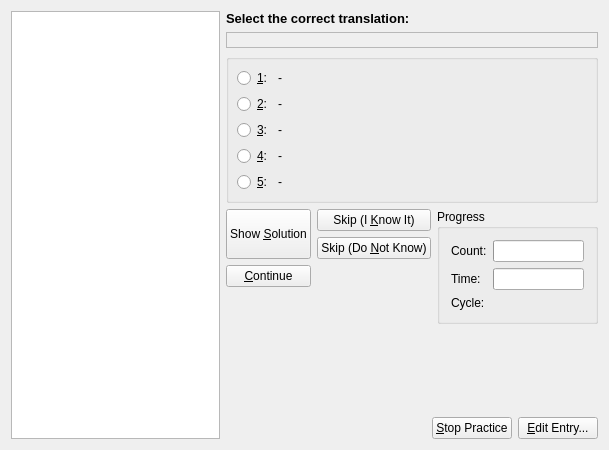
<ui version="4.0" >
 <author>Peter Hedlund &lt;peter.hedlund@kdemail.net></author>
 <class>MCQueryDlgForm</class>
 <widget class="QWidget" name="MCQueryDlgForm" >
  <property name="geometry" >
   <rect>
    <x>0</x>
    <y>0</y>
    <width>609</width>
    <height>450</height>
   </rect>
  </property>
  <layout class="QHBoxLayout" >
   <item>
    <widget class="QGraphicsView" name="imageGraphicsView" >
     <property name="minimumSize" >
      <size>
       <width>150</width>
       <height>150</height>
      </size>
     </property>
    </widget>
   </item>
   <item>
    <layout class="QVBoxLayout" >
     <item>
      <widget class="QLabel" name="TextLabel1" >
       <property name="sizePolicy" >
        <sizepolicy vsizetype="Fixed" hsizetype="Preferred" >
         <horstretch>0</horstretch>
         <verstretch>0</verstretch>
        </sizepolicy>
       </property>
       <property name="font" >
        <font>
         <family>Tahoma</family>
         <pointsize>10</pointsize>
         <weight>75</weight>
         <italic>false</italic>
         <bold>true</bold>
         <underline>false</underline>
         <strikeout>false</strikeout>
        </font>
       </property>
       <property name="text" >
        <string>Select the correct translation:</string>
       </property>
      </widget>
     </item>
     <item>
      <widget class="QLabel" name="orgField" >
       <property name="sizePolicy" >
        <sizepolicy vsizetype="Fixed" hsizetype="Expanding" >
         <horstretch>0</horstretch>
         <verstretch>0</verstretch>
        </sizepolicy>
       </property>
       <property name="frameShape" >
        <enum>QFrame::StyledPanel</enum>
       </property>
       <property name="frameShadow" >
        <enum>QFrame::Plain</enum>
       </property>
       <property name="text" >
        <string/>
       </property>
      </widget>
     </item>
     <item>
      <widget class="QGroupBox" name="transgroup" >
       <property name="sizePolicy" >
        <sizepolicy vsizetype="Fixed" hsizetype="Preferred" >
         <horstretch>0</horstretch>
         <verstretch>0</verstretch>
        </sizepolicy>
       </property>
       <property name="title" >
        <string/>
       </property>
       <layout class="QGridLayout" >
        <property name="leftMargin" >
         <number>8</number>
        </property>
        <property name="topMargin" >
         <number>8</number>
        </property>
        <property name="rightMargin" >
         <number>8</number>
        </property>
        <property name="bottomMargin" >
         <number>8</number>
        </property>
        <property name="horizontalSpacing" >
         <number>6</number>
        </property>
        <property name="verticalSpacing" >
         <number>6</number>
        </property>
        <item row="4" column="1" >
         <widget class="QLabel" name="trans5" >
          <property name="sizePolicy" >
           <sizepolicy vsizetype="Minimum" hsizetype="Expanding" >
            <horstretch>0</horstretch>
            <verstretch>0</verstretch>
           </sizepolicy>
          </property>
          <property name="text" >
           <string>-</string>
          </property>
          <property name="wordWrap" >
           <bool>true</bool>
          </property>
         </widget>
        </item>
        <item row="4" column="0" >
         <widget class="QRadioButton" name="rb_trans5" >
          <property name="text" >
           <string>&amp;5:</string>
          </property>
          <property name="shortcut" >
           <string>5</string>
          </property>
         </widget>
        </item>
        <item row="3" column="1" >
         <widget class="QLabel" name="trans4" >
          <property name="sizePolicy" >
           <sizepolicy vsizetype="Minimum" hsizetype="Expanding" >
            <horstretch>0</horstretch>
            <verstretch>0</verstretch>
           </sizepolicy>
          </property>
          <property name="text" >
           <string>-</string>
          </property>
          <property name="wordWrap" >
           <bool>true</bool>
          </property>
         </widget>
        </item>
        <item row="3" column="0" >
         <widget class="QRadioButton" name="rb_trans4" >
          <property name="text" >
           <string>&amp;4:</string>
          </property>
          <property name="shortcut" >
           <string>4</string>
          </property>
         </widget>
        </item>
        <item row="2" column="1" >
         <widget class="QLabel" name="trans3" >
          <property name="sizePolicy" >
           <sizepolicy vsizetype="Minimum" hsizetype="Expanding" >
            <horstretch>0</horstretch>
            <verstretch>0</verstretch>
           </sizepolicy>
          </property>
          <property name="text" >
           <string>-</string>
          </property>
          <property name="wordWrap" >
           <bool>true</bool>
          </property>
         </widget>
        </item>
        <item row="2" column="0" >
         <widget class="QRadioButton" name="rb_trans3" >
          <property name="text" >
           <string>&amp;3:</string>
          </property>
          <property name="shortcut" >
           <string>3</string>
          </property>
         </widget>
        </item>
        <item row="1" column="1" >
         <widget class="QLabel" name="trans2" >
          <property name="sizePolicy" >
           <sizepolicy vsizetype="Minimum" hsizetype="Expanding" >
            <horstretch>0</horstretch>
            <verstretch>0</verstretch>
           </sizepolicy>
          </property>
          <property name="text" >
           <string>-</string>
          </property>
          <property name="wordWrap" >
           <bool>true</bool>
          </property>
         </widget>
        </item>
        <item row="1" column="0" >
         <widget class="QRadioButton" name="rb_trans2" >
          <property name="text" >
           <string>&amp;2:</string>
          </property>
          <property name="shortcut" >
           <string>2</string>
          </property>
         </widget>
        </item>
        <item row="0" column="1" >
         <widget class="QLabel" name="trans1" >
          <property name="sizePolicy" >
           <sizepolicy vsizetype="Minimum" hsizetype="Expanding" >
            <horstretch>0</horstretch>
            <verstretch>0</verstretch>
           </sizepolicy>
          </property>
          <property name="text" >
           <string>-</string>
          </property>
          <property name="wordWrap" >
           <bool>true</bool>
          </property>
         </widget>
        </item>
        <item row="0" column="0" >
         <widget class="QRadioButton" name="rb_trans1" >
          <property name="text" >
           <string>&amp;1:</string>
          </property>
          <property name="shortcut" >
           <string>1</string>
          </property>
         </widget>
        </item>
       </layout>
      </widget>
     </item>
     <item>
      <layout class="QGridLayout" >
       <property name="leftMargin" >
        <number>0</number>
       </property>
       <property name="topMargin" >
        <number>0</number>
       </property>
       <property name="rightMargin" >
        <number>0</number>
       </property>
       <property name="bottomMargin" >
        <number>0</number>
       </property>
       <property name="horizontalSpacing" >
        <number>6</number>
       </property>
       <property name="verticalSpacing" >
        <number>6</number>
       </property>
       <item row="0" column="0" >
        <layout class="QGridLayout" >
         <property name="leftMargin" >
          <number>0</number>
         </property>
         <property name="topMargin" >
          <number>0</number>
         </property>
         <property name="rightMargin" >
          <number>0</number>
         </property>
         <property name="bottomMargin" >
          <number>0</number>
         </property>
         <property name="horizontalSpacing" >
          <number>6</number>
         </property>
         <property name="verticalSpacing" >
          <number>6</number>
         </property>
         <item row="1" column="1" >
          <widget class="QPushButton" name="dont_know" >
           <property name="sizePolicy" >
            <sizepolicy vsizetype="Minimum" hsizetype="Minimum" >
             <horstretch>0</horstretch>
             <verstretch>0</verstretch>
            </sizepolicy>
           </property>
           <property name="text" >
            <string>Skip (Do &amp;Not Know)</string>
           </property>
          </widget>
         </item>
         <item rowspan="2" row="0" column="0" >
          <widget class="QPushButton" name="show_all" >
           <property name="sizePolicy" >
            <sizepolicy vsizetype="Minimum" hsizetype="Minimum" >
             <horstretch>0</horstretch>
             <verstretch>0</verstretch>
            </sizepolicy>
           </property>
           <property name="text" >
            <string>Show &amp;Solution</string>
           </property>
          </widget>
         </item>
         <item row="0" column="1" >
          <widget class="QPushButton" name="know_it" >
           <property name="sizePolicy" >
            <sizepolicy vsizetype="Minimum" hsizetype="Minimum" >
             <horstretch>0</horstretch>
             <verstretch>0</verstretch>
            </sizepolicy>
           </property>
           <property name="text" >
            <string>Skip (I &amp;Know It)</string>
           </property>
          </widget>
         </item>
         <item row="2" column="0" >
          <widget class="QPushButton" name="continueButton" >
           <property name="text" >
            <string>&amp;Continue</string>
           </property>
          </widget>
         </item>
         <item row="2" column="1" >
          <spacer>
           <property name="orientation" >
            <enum>Qt::Horizontal</enum>
           </property>
           <property name="sizeHint" >
            <size>
             <width>40</width>
             <height>20</height>
            </size>
           </property>
          </spacer>
         </item>
        </layout>
       </item>
       <item rowspan="2" row="0" column="1" >
        <widget class="QGroupBox" name="progressgroup" >
         <property name="sizePolicy" >
          <sizepolicy vsizetype="Minimum" hsizetype="Minimum" >
           <horstretch>0</horstretch>
           <verstretch>0</verstretch>
          </sizepolicy>
         </property>
         <property name="title" >
          <string>Progress</string>
         </property>
         <layout class="QGridLayout" >
          <property name="leftMargin" >
           <number>11</number>
          </property>
          <property name="topMargin" >
           <number>11</number>
          </property>
          <property name="rightMargin" >
           <number>11</number>
          </property>
          <property name="bottomMargin" >
           <number>11</number>
          </property>
          <property name="horizontalSpacing" >
           <number>6</number>
          </property>
          <property name="verticalSpacing" >
           <number>6</number>
          </property>
          <item row="0" column="1" >
           <widget class="QProgressBar" name="countbar" >
            <property name="orientation" >
             <enum>Qt::Horizontal</enum>
            </property>
           </widget>
          </item>
          <item row="1" column="1" >
           <widget class="QProgressBar" name="timebar" >
            <property name="orientation" >
             <enum>Qt::Horizontal</enum>
            </property>
           </widget>
          </item>
          <item row="0" column="0" >
           <widget class="QLabel" name="countlabel" >
            <property name="sizePolicy" >
             <sizepolicy vsizetype="Preferred" hsizetype="Preferred" >
              <horstretch>0</horstretch>
              <verstretch>0</verstretch>
             </sizepolicy>
            </property>
            <property name="text" >
             <string>Count:</string>
            </property>
           </widget>
          </item>
          <item row="1" column="0" >
           <widget class="QLabel" name="timelabel" >
            <property name="sizePolicy" >
             <sizepolicy vsizetype="Preferred" hsizetype="Preferred" >
              <horstretch>0</horstretch>
              <verstretch>0</verstretch>
             </sizepolicy>
            </property>
            <property name="text" >
             <string>Time:</string>
            </property>
           </widget>
          </item>
          <item row="2" column="0" >
           <widget class="QLabel" name="Cyclelabel" >
            <property name="frameShape" >
             <enum>QFrame::NoFrame</enum>
            </property>
            <property name="text" >
             <string>Cycle:</string>
            </property>
           </widget>
          </item>
          <item row="2" column="1" >
           <widget class="QLabel" name="progCount" >
            <property name="sizePolicy" >
             <sizepolicy vsizetype="Minimum" hsizetype="Preferred" >
              <horstretch>0</horstretch>
              <verstretch>0</verstretch>
             </sizepolicy>
            </property>
           </widget>
          </item>
         </layout>
        </widget>
       </item>
       <item row="1" column="0" >
        <widget class="QLabel" name="status" >
         <property name="sizePolicy" >
          <sizepolicy vsizetype="Minimum" hsizetype="Expanding" >
           <horstretch>0</horstretch>
           <verstretch>0</verstretch>
          </sizepolicy>
         </property>
         <property name="frameShadow" >
          <enum>QFrame::Plain</enum>
         </property>
         <property name="text" >
          <string/>
         </property>
        </widget>
       </item>
      </layout>
     </item>
     <item>
      <spacer>
       <property name="orientation" >
        <enum>Qt::Vertical</enum>
       </property>
       <property name="sizeType" >
        <enum>QSizePolicy::MinimumExpanding</enum>
       </property>
       <property name="sizeHint" >
        <size>
         <width>20</width>
         <height>0</height>
        </size>
       </property>
      </spacer>
     </item>
     <item>
      <layout class="QHBoxLayout" >
       <item>
        <spacer>
         <property name="orientation" >
          <enum>Qt::Horizontal</enum>
         </property>
         <property name="sizeHint" >
          <size>
           <width>111</width>
           <height>20</height>
          </size>
         </property>
        </spacer>
       </item>
       <item>
        <widget class="QPushButton" name="stopPracticeButton" >
         <property name="text" >
          <string>&amp;Stop Practice</string>
         </property>
        </widget>
       </item>
       <item>
        <widget class="QPushButton" name="editEntryButton" >
         <property name="text" >
          <string>&amp;Edit Entry...</string>
         </property>
        </widget>
       </item>
      </layout>
     </item>
    </layout>
   </item>
  </layout>
 </widget>
 <layoutdefault spacing="6" margin="11" />
 <tabstops>
  <tabstop>rb_trans1</tabstop>
  <tabstop>rb_trans2</tabstop>
  <tabstop>rb_trans3</tabstop>
  <tabstop>rb_trans4</tabstop>
  <tabstop>show_all</tabstop>
  <tabstop>know_it</tabstop>
  <tabstop>dont_know</tabstop>
  <tabstop>rb_trans5</tabstop>
 </tabstops>
 <resources/>
 <connections/>
</ui>
